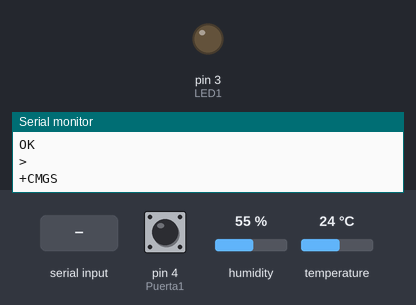
Recording of a sketch running on a simulated Arduino Mega 2560, built with avr-gcc and run on an emulated ATmega2560. On the bench: output pins drawn as LEDs (lit = HIGH), the last lines printed to the serial monitor. The inputs (shaded band) are chosen by the test bench; at power-on: pin 4 (Puerta1) HIGH, humidity 55 %, temperature 24 °C. The modem accepts every AT command (registered, SIM ready, sends succeed) and sends nothing else; pins used as bus, display or sensor lines are not drawn.

Above: at 1.7 s.
1.8 s: "ENCENDER\n" received over the second serial link
At 4.2 s:
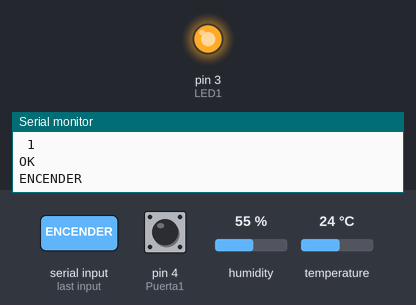
6.8 s: "APAGAR\n" received over the second serial link
At 9.1 s:
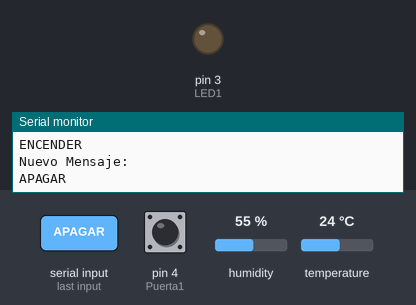
Timing chart, 0 to 10.6 s (numbered marks = the images above; inputs shaded):
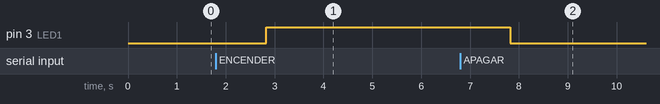

The sketch:

SIM800L.ino
```cpp
//Módulo de telefonia movil SIM800L
#include "DHT.h";         // Librería del DHT11 (Sensor de temperatura y humedad)

#define DHTPIN 2          // Define el pin de arduino conectado con la salida del sensor
#define DHTTYPE DHT11     // Define el tipo de sensor DTH utilizado


// Configuración del sensor DHT11
DHT dht(DHTPIN, DHTTYPE);

const int LED1 = 3;     // Representa el dispositivo controlado a distancia (como un foco por ejemplo)
const int Puerta1 = 4;  // objeto(1), representa el estado de un objeto tangible, como el estado de una puerta por ejemplo.

int enviar =0;
String Mensaje;

boolean SMS_Open1  = true;
boolean SMS_Closed1  = true;

int hact;
int hant;
int tact;
int tant;

void setup() {
  Serial.begin(19200);
  Serial1.begin(19200);                 //Velocidad de comunicacion con el modulo SIM800L
  dht.begin();
  pinMode(LED1,OUTPUT);
  pinMode(Puerta1,INPUT_PULLUP);
  pinMode(8,OUTPUT);                    //Sensor(1) representacion de la salida de un sensor monitoreando el objeto(1).
  Serial1.println("AT+CMGF=1");         // Configurar el módulo en modo de texto
  delay(500);                           //Tiempo de espera para que el modulo se conecte a una red
  Serial1.println("AT+CNMI=2,2,0,0,0"); //Configuracion de la forma como recibir mensajes
  Mensaje.reserve(100);
}

void loop() {

  float h = dht.readHumidity();
  float t = dht.readTemperature();
  hact=h;                             //lecturas actuales del sensor
  tact=t;

  if(tact!=tant || hact!=hant){       //si la lectura actual no coincide con la anterior,
  Serial.print("Temperatura: ");      //indica un cambio de temperatura o un cambio en la humedad
  Serial.print(String (t));           //por tanto se imprimirá en monitor serie la nueva lectura.
  Serial.print(" C");
  Serial.print(" Humedad: ");
  Serial.print(String (h));
  Serial.println(" %");

  tant=tact;
  hant=hact;                          //Se actualiza la lectura anterior
  }

  //si el SMS recibido contiene "ENCENDER" o "Encender"
    if(Mensaje.indexOf ("ENCENDER") >= 0 || Mensaje.indexOf ("Encender") >= 0)
    {
      digitalWrite(LED1,HIGH); //Activa dispositivo
      Mensaje = "";
    }

  //si el SMS contiene "APAGAR" o "Apagar"
    if(Mensaje.indexOf ("APAGAR") >= 0 || Mensaje.indexOf ("Apagar") >= 0)
    {
      digitalWrite(LED1,LOW);//Desactiva el dispositivo
      Mensaje = "";
    }

 // Cuando el sensor esta indicando que la puerta esta abierta:
   if((digitalRead(Puerta1)  == HIGH) && (digitalRead(8)==LOW))
    {
     digitalWrite(8,HIGH);
     SMSPuerta1_Abierta(); //Se envía la notificacion del evento
     SMS_Closed1 = true;
    }
  //Cuando el sensor esta indicando que la puerta se ha cerrado:
    else if ((digitalRead(Puerta1)==LOW) && (digitalRead(8)==HIGH))
    {
     digitalWrite(8,LOW);
     SMSPuerta1_Cerrada(); //Se envía la notificacion del evento
     SMS_Open1 = true;
    }

  //Cuando la temperatura sobrepasa el valor límite (30°C)
  if (t > 30.00)
  {
   EnviarSMSTEMP();
  }
}
//Lo que se escriba en el monitor serie, se trasladará al modulo SIM800L
void serialEvent(){
 if(Serial.available())
  {
    String text=Serial.readString();
    Serial1.println(text);
  }
}

//Rutina de servicio a la interrupcion para el monitor serie 1
void serialEvent1(){
  if(Serial1.available() > 0 )
  {
    Mensaje=Serial1.readStringUntil("\n");
    Serial.println("Nuevo Mensaje:");
    Serial.println(Mensaje);
  }
}

//Funcion de alerta sobre alta temperatura por SMS
void EnviarSMSTEMP()
{
  if(enviar == 0)
  {
    Serial1.println("AT+CMGF=1");
    delay(200);
    Serial1.println("AT+CMGS=\"+503********\""); //!Ingrese el numero de telefono destino antes de compilar!
    delay(200);
    Serial1.print("Alerta: Se ha detectado una alta temperatura en su habitacion (Temperatura de 30 C)");
    delay(200);
    Serial1.print((char)26);
    delay(200);
    Serial1.println();
    delay(200);
    enviar++;
  }
}

//Funcion de alerta sobre puerta abierta por SMS
void SMSPuerta1_Abierta()
{
  if(SMS_Open1 == true)
  {
  Serial1.println("AT+CMGF=1");
  delay(200);
  Serial1.println("AT+CMGS=\"+503********\"");
  delay(200);
  Serial1.print("Alerta: La puerta pricipal de su residencia se ha abierto");
  delay(200);
  Serial1.print((char)26);
  delay(200);
  Serial1.println("");
  delay(200);
  SMS_Open1 = false;
  }
}

//Funcion de notificacion de puerta cerrada por SMS
void  SMSPuerta1_Cerrada()
{
 if(SMS_Closed1 == true)
  {
  Serial1.println("AT+CMGF=1");
  delay(200);
  Serial1.println("AT+CMGS=\"+503********\"");
  delay(200);
  Serial1.print("Su residencia esta segura (Puerta principal cerrada)");
  delay(200);
  Serial1.print((char)26);
  delay(200);
  Serial1.println("");
  delay(200);
  SMS_Closed1 = false;
  }
}
```

Measured:
- after the input at 1.8 s, pin 3 (LED1): LOW → HIGH after 1.0 s
- after the input at 6.8 s, pin 3 (LED1): HIGH → LOW after 1.0 s
